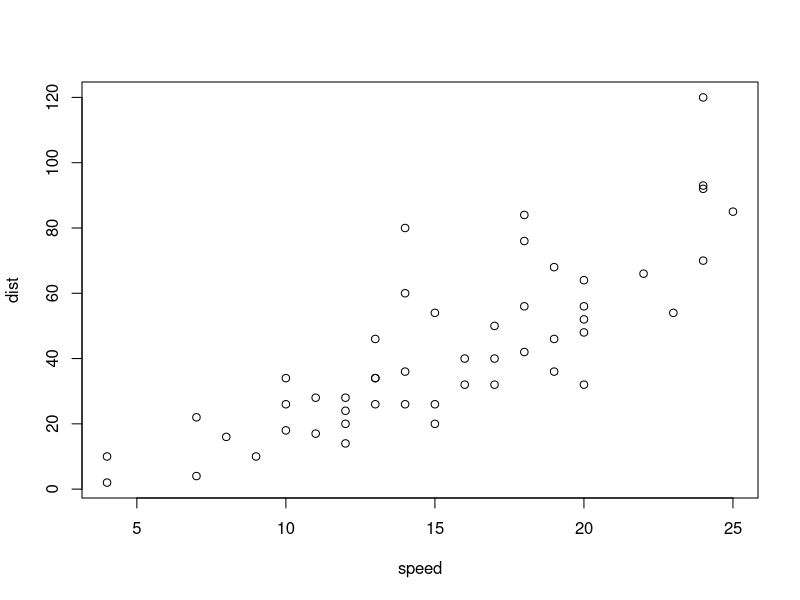
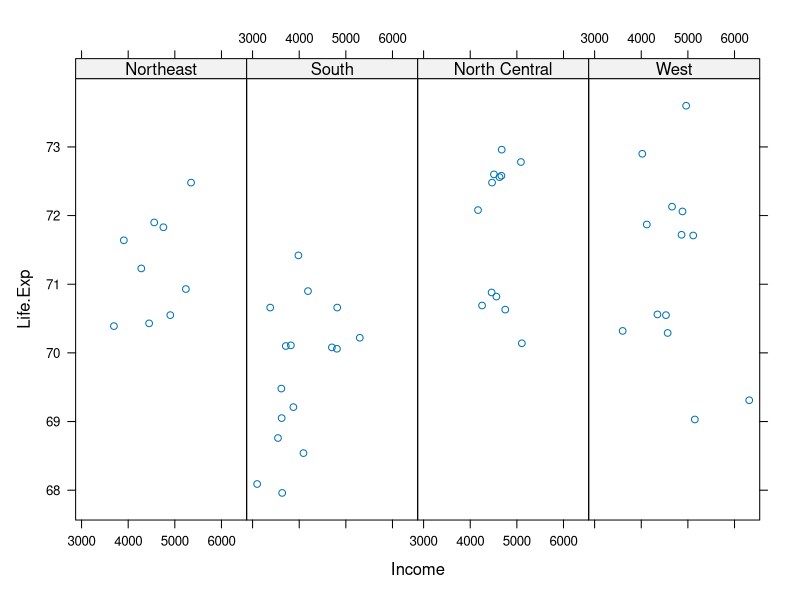
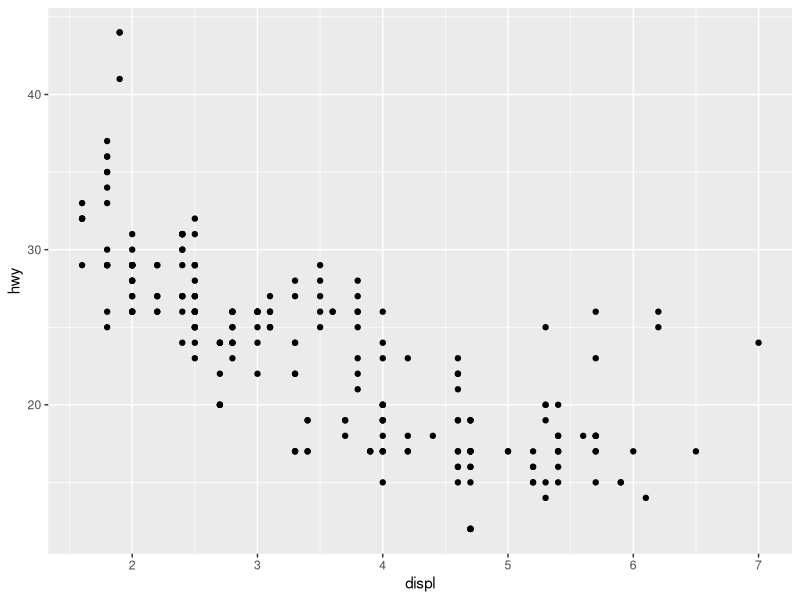
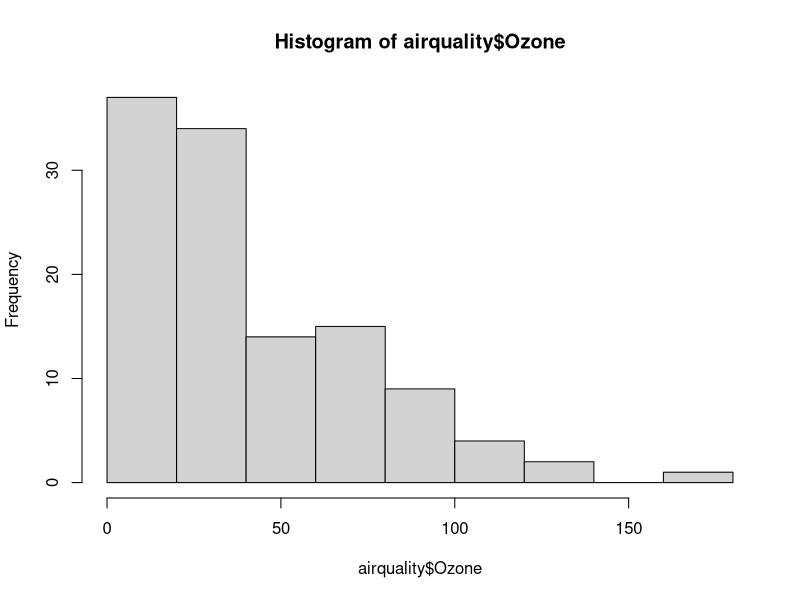
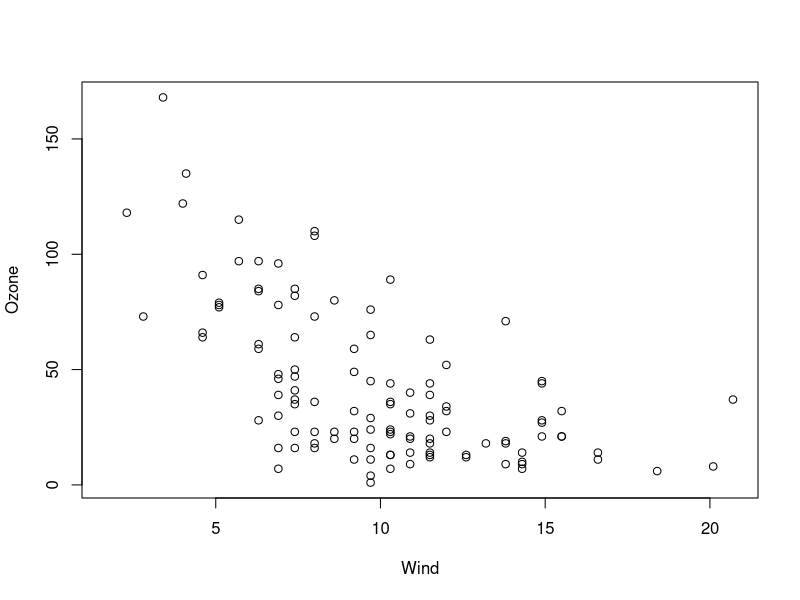
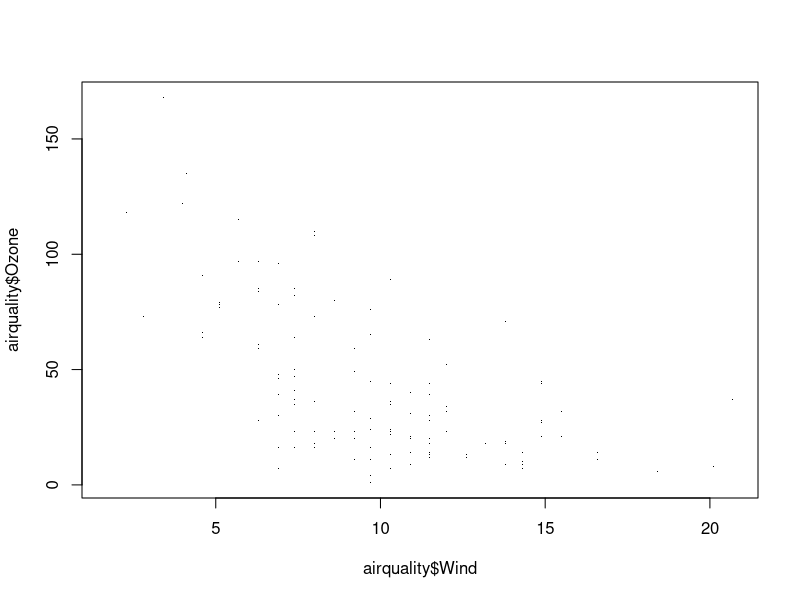
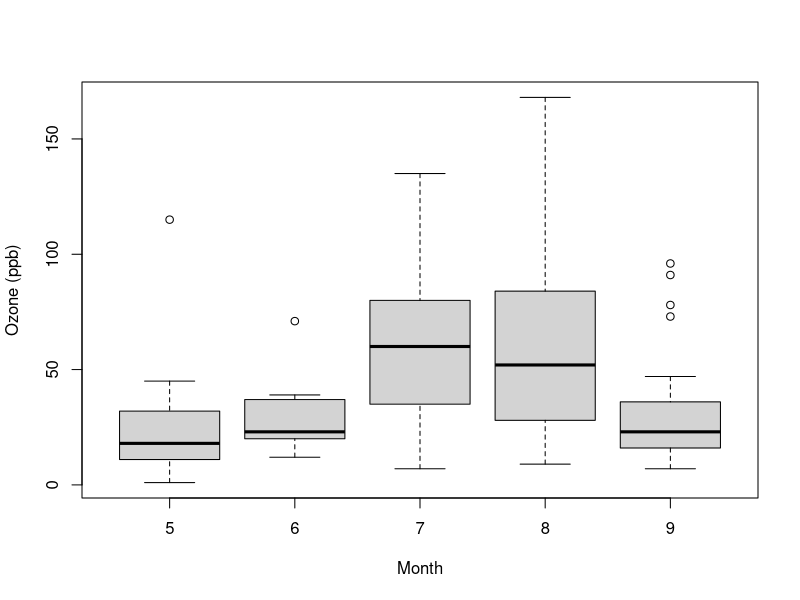
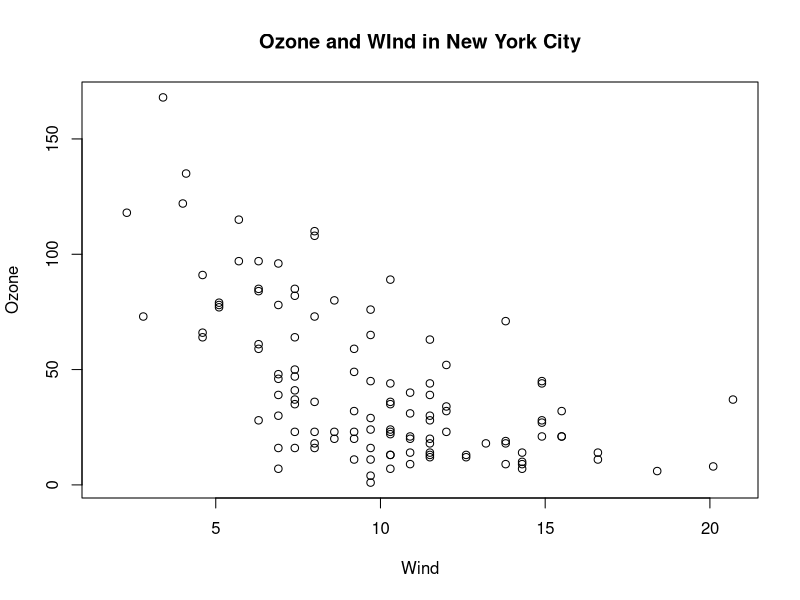

These charts were generated, in order, by the following R code:
library(datasets)
data(cars)
with(cars, plot(speed, dist))

library(lattice)
data(state)
state <-data.frame(state.x77, region = state.region)
xyplot(Life.Exp ~ Income | region, data = state, layout = c(4,1))

library(ggplot2)
data(mpg)
qplot(displ, hwy, data = mpg)

# === base plotting system ===

?par # help page to graphical parameters 

hist(airquality$Ozone)
with(airquality, plot(Wind, Ozone))
# OR
plot(airquality$Wind, airquality$Ozone, pch = ".")

airquality <- transform(airquality, Month = factor(Month))
boxplot(Ozone ~ Month, airquality, xlab = "Month", ylab = "Ozone (ppb)")

par("lty"); par("col"); par("pch") # default values for these 3 parameters
par("bg"); par("mar"); par("mfrow") # default values for these 3 parameters


with(airquality, plot(Wind, Ozone))
title(main = "Ozone and WInd in New York City")
#or
with(airquality, plot(Wind, Ozone, main = "Ozone and WInd in New York City", type = "n", pch = 20))
with(subset(airquality, Month == 5), points(Wind, Ozone, col = "blue"))
with(subset(airquality, Month != 5), points(Wind, Ozone, col = "red"))
legend("topright", pch = 1, col = c("blue", "red"), legend = c("May", "Other Months"))

with(airquality, plot(Wind, Ozone, main = "Ozone and WInd in New York City", pch = 20))
model = lm(Ozone ~ Wind, airquality)
abline(model, lwd = 2)

par(mfrow = c(1,2), mar = c(4,4,2,1), oma = c(0,0,2,0))
with(airquality, {
    plot(Wind, Ozone, main = "Ozone and Wind")
    plot(Solar.R, Ozone, main = "Ozone and Solar Radiation")
    mtext("Ozone and Weather in New York City", outer = TRUE)
})

# === Base plotting Demonstration ===
x = rnorm(100)
hist(x)
y = rnorm(100)
plot(x,y)
z <- rnorm(100)
plot(x,z)
par(mar = c(4,4,2,2))

example(points) # show demos of plots

x = rnorm(100)
y = rnorm(100)
plot(x, y, pch =20)
title("Scatterplot")
text(-2,-2, "Label")
legend("topleft", legend = "Data", pch = 20)
fit <- lm(y ~ x) # linear model
abline(fit, lwd = 3, col = "blue")

x = rnorm(100)
y = x + rnorm(100)
g = gl(2, 50, labels = c("Male", "Female"))
str(g)
plot(x,y, type = "n")
points(x[g == "Male"], y[g == "Male"], col = "green")
points(x[g == "Female"], y[g == "Female"], col = "blue", pch = 19)

# === graphics device ====

